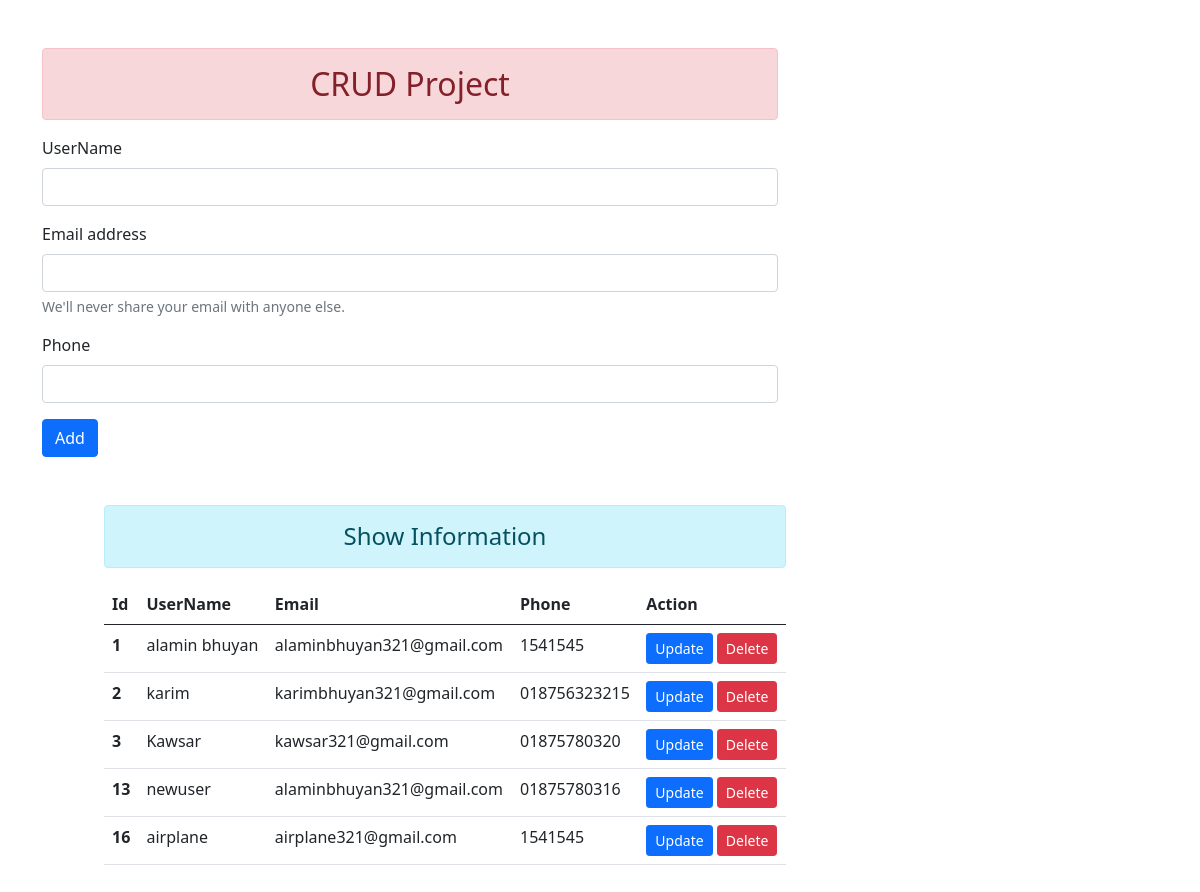
Before: / with the older database file.
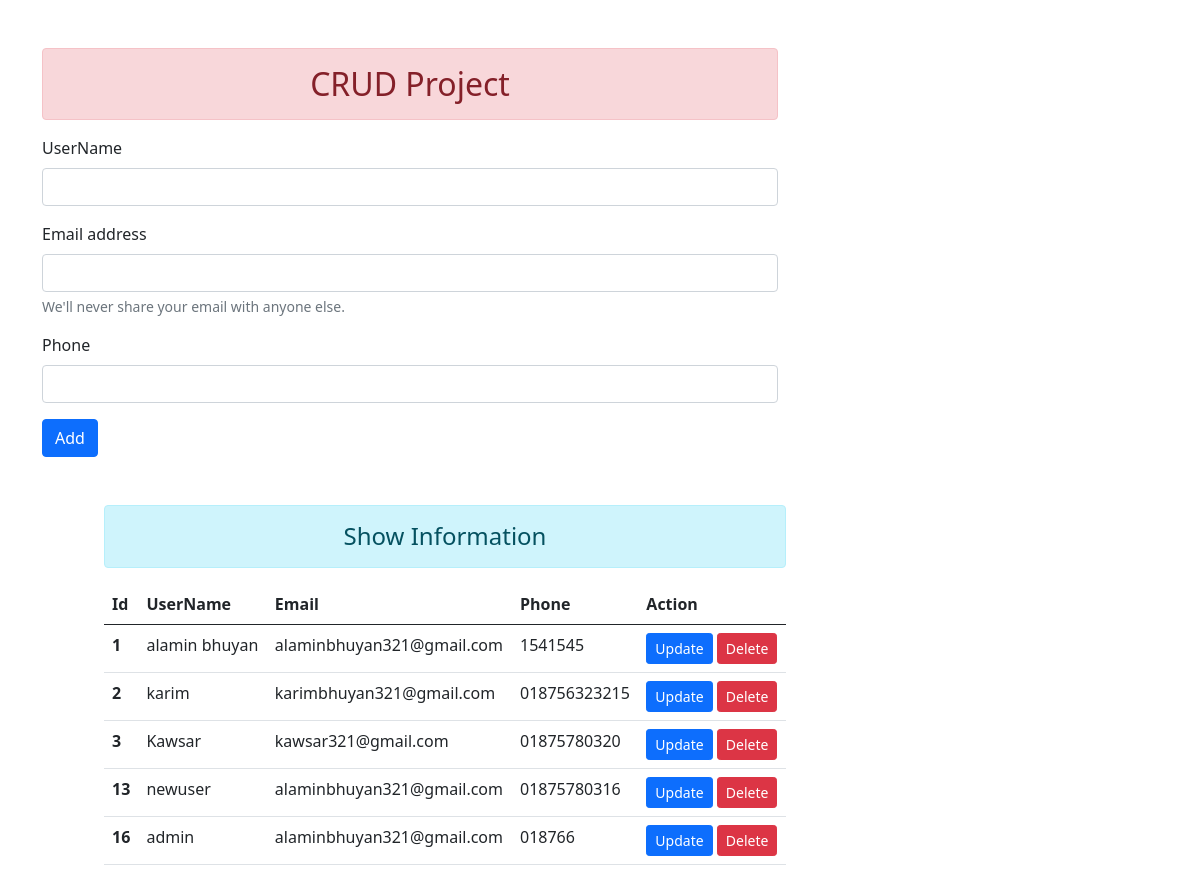
After: the same page with the newer database file.
### app1/models.py (models this page shows)
class UserInfo(models.Model):
    name = models.CharField(max_length=80)
    email = models.EmailField(max_length=100)
    phone = models.CharField(max_length=50)

### app1/views.py (the view)
# urls.py: path('', views.home, name="homepage"),
def home(request):
    if request.method == "POST":
        name = request.POST.get('username')
        email = request.POST.get('email')
        phone = request.POST.get('phone')
        user_info = UserInfo(name=name, email=email, phone=phone)
        user_info.save()
    information = UserInfo.objects.all().order_by('id')
    context = {'information': information}
    return render(request, 'app1/index.html', context=context)

### app1/templates/app1/index.html (shortened to what this page needs)
{% extends 'app1/base.html' %} {% block content %}
<div class="container my-5">
  <div class="row">
    <div class="col-md-8">
      <h2 class="text-center alert alert-danger">CRUD Project</h2>
      <form method="post" class="mb-5">
        <div class="mb-3">
          <label for="username" class="form-label">UserName</label>
          <input type="text" class="form-control" id="username" name="username" aria-describedby="user" />
        </div>
        <div class="mb-3">
          <label for="exampleInputEmail1" class="form-label">Email address</label>
          <input type="email" class="form-control" id="exampleInputEmail1" name="email" aria-describedby="emailHelp" />
          <div id="emailHelp" class="form-text">We'll never share your email with anyone else.</div>
        </div>
        <div class="mb-3">
          <label for="phone" class="form-label">Phone</label>
          <input type="text" class="form-control" id="phone" name="phone" aria-describedby="phone" />
        </div>
        <button type="submit" class="btn btn-primary">Add</button>
      </form>
    </div>
  </div>
  <div class="col-md-8">
    <div class="offset-1">
      <h4 class="text-center alert alert-info">Show Information</h4>
      <table class="table">
        <thead>
          <tr>
            <th scope="col">Id</th>
            <th scope="col">UserName</th>
            <th scope="col">Email</th>
            <th scope="col">Phone</th>
            <th scope="col">Action</th>
          </tr>
        </thead>
        <tbody>
          {% for i in information %}
          <tr>
            <th scope="row">{{i.id}}</th>
            <td>{{i.name}}</td>
            <td>{{i.email}}</td>
            <td>{{i.phone}}</td>
            <td>
              <a href="{% url 'update_data' i.id %}" class="btn btn-primary btn-sm">Update</a>
              <form action="{% url 'delete_data' i.id %}" method="post" class="d-inline">
                <button type="submit" class="btn btn-danger btn-sm">Delete</button>
              </form>
            </td>
          </tr>
          {% endfor %}
        </tbody>
      </table>
    </div>
    {% endblock content %}

### app1/templates/app1/base.html (shortened to what this page needs)
<!DOCTYPE html>
<html lang="en">
  <head>
    <link
      href="https://cdn.jsdelivr.net/npm/bootstrap@5.0.2/dist/css/bootstrap.min.css"
      rel="stylesheet"
    />
  </head>
  <body>
    {% block content %}{% endblock content %}
  </body>
</html>

Changed rows visible on the page:
changed UserInfo id 16: name "airplane" → "admin"; email "airplane321@gmail.com" → "alaminbhuyan321@gmail.com"; phone "1541545" → "018766"
